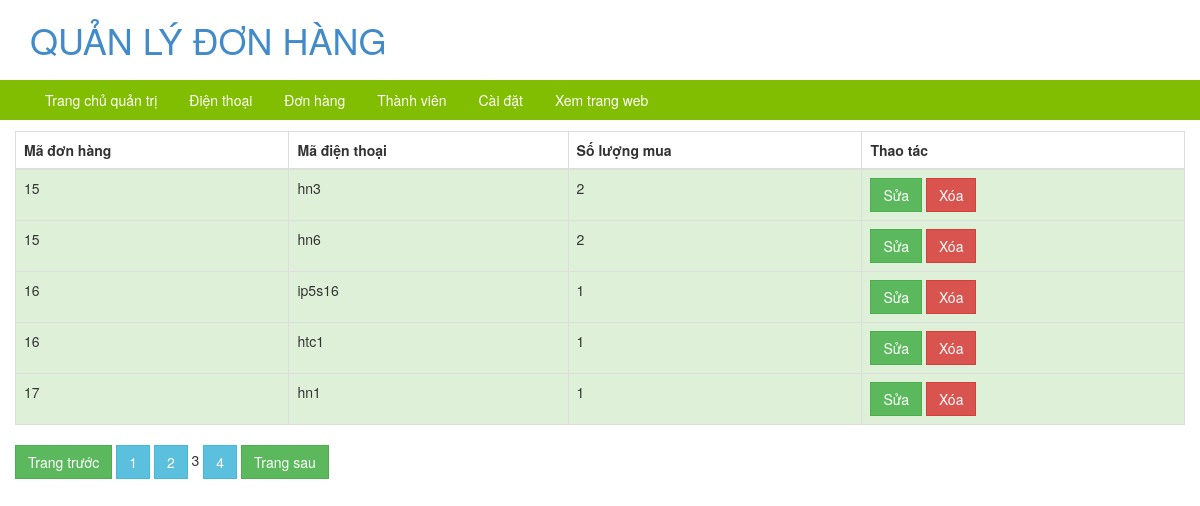
/admin/category.php?page=3 (signed in), run on the app's committed database.
### tables this page shows
CREATE TABLE `chitietdonhang` (
  `id` int(11) NOT NULL,
  `madienthoai` varchar(20) NOT NULL,
  `soluongmua` int(11) NOT NULL,
  `madonhang` int(11) NOT NULL
);

### admin/category.php (the view, shortened to what this page needs)
<?php
    	include 'head.php';
     ?>
<body>
	<header>
        <div class="container">
	            <a href="#">
					<h1>QUẢN LÝ ĐƠN HÀNG</h1>
	            </a>
        </div>
    </header>
    <?php
    	include 'menu.php';
     ?>
    <section>
    	<div class="container">
    		<div class="row header1">
			  	<div class="col-xs-12 col-md-12">
			  	</div>
			</div>
			<div class="row">
				<table class="table table-striped table-bordered">
		              <thead>
		                <tr>
		                  <th>Mã đơn hàng</th>
		                  <th>Mã điện thoại</th>
		                  <th>Số lượng mua</th>
		                  <th>Thao tác</th>
		                </tr>
		              </thead>
		              <tbody>
		              <?php
		              	if (!isset($_GET['page'])) {
							$page = 1;
						}
						else
						{
							$page = $_REQUEST['page'];
						}
						$vitri = ($page - 1) * 5;
		              	$pdo = Database::connect();
		              	$sql1 = 'select * from chitietdonhang';
		              	if($result = $pdo->query($sql1))
						{
						    $recordnumber = $result->rowCount();
						    if ($recordnumber%5 ==0)
						    {
						    	$pagenumber = $recordnumber/5;
						    }
						    else{
						    	$pagenumber = floor($recordnumber/5) + 1;
						    }
						}
		              	$sql = 'select * from chitietdonhang limit '.$vitri.', 5';
		              	foreach ($pdo->query($sql) as $row) {
		              		echo '<tr class="success">';
		              			echo '<td>'.$row['madonhang'].'</td>';
		              			echo '<td>'.$row['madienthoai'].'</td>';
		              			echo '<td>'.$row['soluongmua'].'</td>';
		              			echo '<td >';
		              			echo '<a class="btn btn-success" href="category_update.php?id='.$row["madonhang"].'">Sửa</a>';
		              			echo '<a class="btn btn-danger" href="category_delete.php?id='.$row["madonhang"].'">Xóa</a>';
		              			echo '</td>';
		              		echo '</tr>';
		              	}
		               ?>
		              </tbody>
	            </table>
	            <?php
	            	if($page>1){echo '<a class="btn btn-success" href="category.php?page='.($page-1).'">Trang trước</a>';}
					for ($i=1 ; $i<=$pagenumber ; $i++) {
						if ($i == $page) {
						       echo $i;
						}
						else {
						      echo '<a class="btn btn-info" href="category.php?page='.$i.'">'.$i.'</a>';
						}
					}
					if($page<$pagenumber){echo '<a class="btn btn-success" href="category.php?page='.($page+1).'"">Trang sau</a>';}
				?>
			</div>
    	</div>
    </section>
</body>
</html>

### admin/css/product.css (style rules this page uses)
.header1 { margin-top: 10px; }
.btn { border-radius: 0px !important; }

### data on the page
chitietdonhang: madonhang "15", madienthoai "hn3", soluongmua "2"
chitietdonhang: madonhang "15", madienthoai "hn6", soluongmua "2"
chitietdonhang: madonhang "16", madienthoai "ip5s16", soluongmua "1"
chitietdonhang: madonhang "16", madienthoai "htc1", soluongmua "1"
chitietdonhang: madonhang "17", madienthoai "hn1", soluongmua "1"
